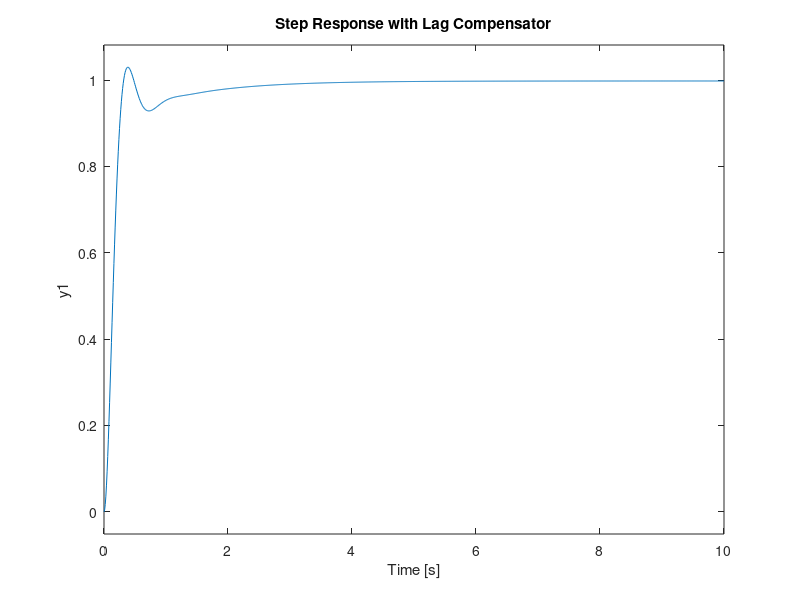

Write the MATLAB code that produced this figure.
J = 0.01;
b = 0.1;
K = 0.01;
R = 1;
L = 0.5;
s = tf('s');
P_motor = K/((J*s+b)*(L*s+R)+K^2);

bode(P_motor)
grid
title('Bode Plot of the Original Plant')

[mag,phase,w] = bode(P_motor,10)

C = 72;
margin(C*P_motor);

         sys_cl = feedback(C*P_motor,1);
         t = 0:0.01:10;
         step(sys_cl,t), grid
         title('Step Response with Proportional Gain = 72')
C = 45*(s + 1)/(s + 0.01);
bode(C)
grid
title('Bode Plot of the Lag Compensator')


         sys_cl = feedback(C*P_motor,1);
         t = 0:0.01:10;
         step(sys_cl,t), grid
         title('Step Response with Lag Compensator')